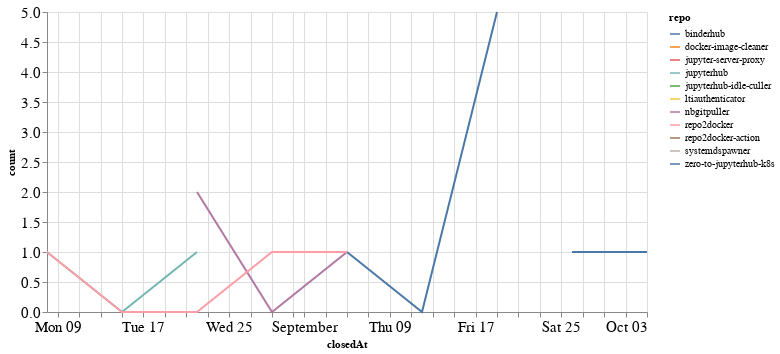

Here is the notebook cell this chart was saved with:
### Code cell
closed_by_time = closed_by.groupby('repo').resample('W', on='closedAt').count()['author'].reset_index()
closed_by_time = closed_by_time.rename(columns={'author': 'count'})

alt.Chart(closed_by_time, width=600).mark_line().encode(
    x='closedAt',
    y='count',
    color='repo',
    tooltip="repo"
)

### Figure 1 — Vega-Lite specification as saved in the notebook (floating-point values rounded to 4 significant figures)
{"config": {"axisLeft": {"labelFontSize": 15}, "axisBottom": {"labelFontSize": 15}}, "data": {"name": "data-e481367c64b8780359b18cdbc62393d2"}, "mark": "line", "encoding": {"color": {"type": "nominal", "field": "repo"}, "tooltip": {"type": "nominal", "field": "repo"}, "x": {"type": "temporal", "field": "closedAt"}, "y": {"type": "quantitative", "field": "count"}}, "width": 600, "$schema": "https://vega.github.io/schema/vega-lite/v4.8.1.json", "datasets": {"data-e481367c64b8780359b18cdbc62393d2": [{"repo": "binderhub", "closedAt": "2021-09-05T00:00:00", "count": 1}, {"repo": "binderhub", "closedAt": "2021-09-12T00:00:00", "count": 0}, {"repo": "binderhub", "closedAt": "2021-09-19T00:00:00", "count": 5}, {"repo": "docker-image-cleaner", "closedAt": "2021-09-19T00:00:00", "count": 2}, {"repo": "jupyter-server-proxy", "closedAt": "2021-08-29T00:00:00", "count": 2}, {"repo": "jupyterhub", "closedAt": "2021-08-08T00:00:00", "count": 1}, {"repo": "jupyterhub", "closedAt": "2021-08-15T00:00:00", "count": 0}, {"repo": "jupyterhub", "closedAt": "2021-08-22T00:00:00", "count": 1}, {"repo": "jupyterhub-idle-culler", "closedAt": "2021-09-26T00:00:00", "count": 1}, {"repo": "ltiauthenticator", "closedAt": "2021-09-05T00:00:00", "count": 1}, {"repo": "nbgitpuller", "closedAt": "2021-08-22T00:00:00", "count": 2}, {"repo": "nbgitpuller", "closedAt": "2021-08-29T00:00:00", "count": 0}, {"repo": "nbgitpuller", "closedAt": "2021-09-05T00:00:00", "count": 1}, {"repo": "repo2docker", "closedAt": "2021-08-08T00:00:00", "count": 1}, {"repo": "repo2docker", "closedAt": "2021-08-15T00:00:00", "count": 0}, {"repo": "repo2docker", "closedAt": "2021-08-22T00:00:00", "count": 0}, {"repo": "repo2docker", "closedAt": "2021-08-29T00:00:00", "count": 1}, {"repo": "repo2docker", "closedAt": "2021-09-05T00:00:00", "count": 1}, {"repo": "repo2docker-action", "closedAt": "2021-09-19T00:00:00", "count": 1}, {"repo": "systemdspawner", "closedAt": "2021-08-08T00:00:00", "count": 1}, {"repo": "zero-to-jupyterhub-k8s", "closedAt": "2021-09-26T00:00:00", "count": 1}, {"repo": "zero-to-jupyterhub-k8s", "closedAt": "2021-10-03T00:00:00", "count": 1}]}}
